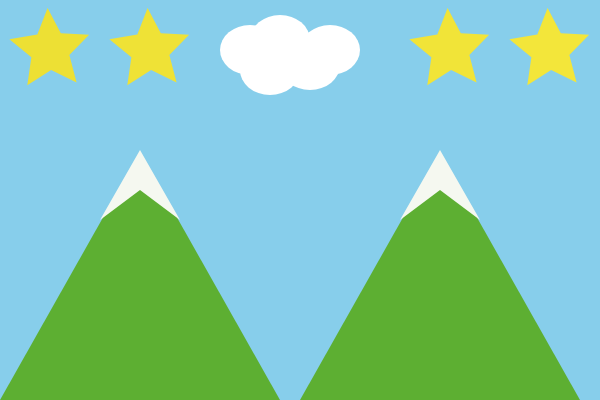
Frame 1 (no input)
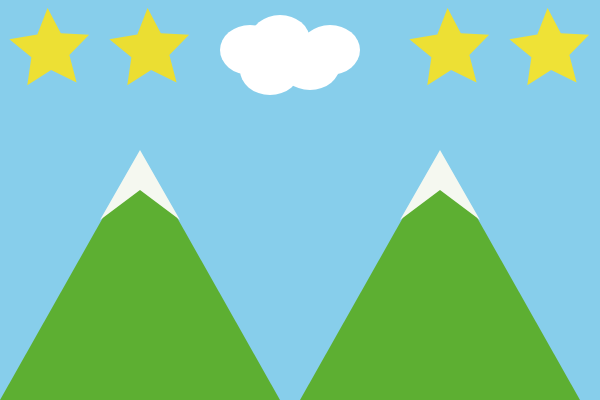
Frame 60 (no input)
Frame 120 (the mouse pressed at the canvas centre since frame 60): identical to frame 1, image omitted

The p5.js sketch that drew these frames (run headless with seeded random() and noise() and a simulated clock; from frame 60 on, the mouse is pressed at the canvas centre):

// p5.js sketch
// ── sketch.js
/*
pattern_v1
Generative Landscape
*/

var r = 237, g = 224, b = 52;
var speed = 2;

function setup() {
  createCanvas(600, 400);
  noStroke();
}

function draw() {
  background('skyblue');

  noStroke()
  fill('#5DAF32');
  triangle(0,400,140,152,280,400);
  
  noStroke()
  fill(245,248,240);
quad(100,220,140,150,180,220,140,190);

noStroke()
  fill('#5DAF32');
  triangle(300,400,440,152,580,400);
  
  noStroke()
  fill(245,248,240);
quad(400,220,440,150,480,220,440,190);
  
noStroke();
fill('white')
  
  ellipse(250,50,60,50);
  ellipse(280,40,60,50);
  ellipse(330,50,60,50);
  ellipse(270,70,60,50);
  ellipse(310,65,60,50);

  fill(r, g, b);
  star(50, 50, 42, 20, 5);
  
  r += speed;
  g += speed;
  b += speed;
  
  if (g > 255 || g < 224) {
    speed *= -1;
  }

   fill(r, g, b);
  star(150, 50, 42, 20, 5);
  
  r += speed;
  g += speed;
  b += speed;
  
  if (g > 255 || g < 224) {
    speed *= -1;
  }

   fill(r, g, b);
  star(450, 50, 42, 20, 5);
  
  r += speed;
  g += speed;
  b += speed;
  
  if (g > 255 || g < 224) {
    speed *= -1;
  }
  

   fill(r, g, b);
  star(550, 50, 42, 20, 5);
  
  r += speed;
  g += speed;
  b += speed;
  
  if (g > 255 || g < 224) {
    speed *= -1;
  }

}

function star(x, y, radius1, radius2, npoints) {
  let angle = TWO_PI / npoints;
  let halfAngle = angle / 2.0;
  beginShape();
  for (let a = -1; a < TWO_PI; a += angle) {
    let sx = x + cos(a) * radius2;
    let sy = y + sin(a) * radius2;
    vertex(sx, sy);
    sx = x + cos(a + halfAngle) * radius1;
    sy = y + sin(a + halfAngle) * radius1;
    vertex(sx, sy);
  }
  endShape(CLOSE);
}
